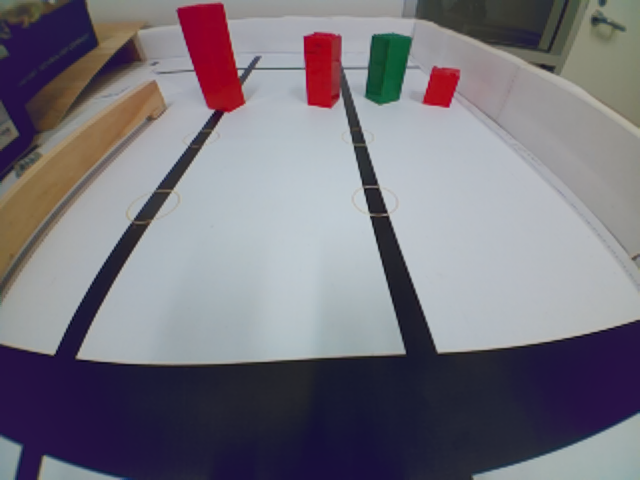
#> input picture Temp_test_01/red_shape_v2/captures/red_20261114_190457_804376_raw.png, 640 x 480 px
$ python red_shape.py --image captures/red_20261114_190457_804376_raw.png
#> lines starting #> are read from the running program, lines starting #| are printed output that depends on the picture; after the words box and inside, x2 and y2 are one past the last pixel; in counts of white or black regions, pixels touching at a corner belong together
### Temp_test_01/red_shape_v2/red_geometry.py
"""Red-only RGB segmentation and apparent pixel geometry. No camera settings."""
from dataclasses import dataclass
import cv2
import numpy as np

@dataclass
class Settings:
    # Same red HSV defaults as Recording_N02.py, including the hue wraparound.
    hue_width: int = 10
    s_min: int = 100
    v_min: int = 70
    min_area: int = 150
    min_size: int = 12
    kernel: int = 3

def detect_red(rgb, settings):
    """Return cleaned mask and up to twenty largest independent red regions.

    Do not swap RGB channels, resize the frame, or merge distant components.
    minAreaRect compensates for modest image-plane roll, NOT 3-D perspective.
    """
    hsv = cv2.cvtColor(rgb, cv2.COLOR_RGB2HSV)
    low = cv2.inRange(hsv, (0, settings.s_min, settings.v_min),
                      (settings.hue_width, 255, 255))
    high = cv2.inRange(hsv, (180 - settings.hue_width, settings.s_min,
                           settings.v_min), (179, 255, 255))
    mask = cv2.bitwise_or(low, high)
    if settings.kernel:
        kernel = np.ones((settings.kernel, settings.kernel), np.uint8)
        # Bridge tiny highlight holes, then remove isolated noise. Small kernel
        # preserves sharp corners better than heavy blur/large morphology.
        mask = cv2.morphologyEx(mask, cv2.MORPH_CLOSE, kernel)
        mask = cv2.morphologyEx(mask, cv2.MORPH_OPEN, kernel)

    contours = cv2.findContours(mask, cv2.RETR_EXTERNAL,
                                cv2.CHAIN_APPROX_SIMPLE)[-2]
    frame_h, frame_w = mask.shape
    detections = []
    for contour in sorted(contours, key=cv2.contourArea, reverse=True):
        area = float(cv2.contourArea(contour))
        x, y, w, h = cv2.boundingRect(contour)
        if area < settings.min_area or min(w, h) < settings.min_size:
            continue
        rect = cv2.minAreaRect(contour)
        box = cv2.boxPoints(rect)
        edges = np.roll(box, -1, axis=0) - box
        lengths = np.linalg.norm(edges, axis=1)
        if min(lengths) < 1:
            continue
        # Preserve screen-horizontal width and screen-vertical height. Sorting
        # edges into long/short would lose W/H>1 for the short, wide model.
        horizontal = int(np.argmax(np.abs(edges[:, 0]) / lengths))
        width = float(lengths[horizontal])
        height = float(lengths[(horizontal + 1) % 4])
        polygon = cv2.approxPolyDP(contour, 0.02 * cv2.arcLength(contour, True), True)
        vertices = len(polygon)
        outline = "QUAD" if vertices == 4 and cv2.isContourConvex(polygon) else (
            "POLYGON-{}".format(vertices) if 3 <= vertices <= 6 else "IRREGULAR/ROUND")
        clipped = x <= 0 or y <= 0 or x + w >= frame_w or y + h >= frame_h
        metrics = {
            "id": len(detections) + 1,
            "bbox_xywh": [int(x), int(y), int(w), int(h)],
            "axis_width_px": int(w), "axis_height_px": int(h),
            "axis_w_over_h": float(w / h),
            "oriented_width_px": width, "oriented_height_px": height,
            "oriented_w_over_h": width / height,
            "oriented_h_over_w": height / width,
            "contour_area_px": area,
            "rectangle_fill": float(area / (width * height)),
            "polygon_vertices": vertices, "outline": outline,
            "touches_image_border": bool(clipped),
        }
        detections.append({"metrics": metrics, "contour": contour,
                           "box": box, "polygon": polygon})
        if len(detections) == 20:
            break
    return mask, detections

### Temp_test_01/red_shape_v2/red_shape.py
#!/usr/bin/env python3
"""Red-only shape preview; camera settings match the corrected photo program."""
import argparse
from dataclasses import asdict
from datetime import datetime
import json
import os
from pathlib import Path
import signal
import sys
import time

import cv2
import numpy as np
from red_geometry import Settings, detect_red
from camera_photo import configure_camera

WINDOW = "Red shapes | S save | Q exit"
MASK_WINDOW = "Red mask: white=selected / black=ignored"
OUTPUT = Path(__file__).resolve().parent / "captures"


def analyze(rgb, settings):
    mask, detections = detect_red(rgb, settings)
    detections.sort(key=lambda d: d['metrics']['bbox_xywh'][0])
    for index, detection in enumerate(detections, 1):
        detection['metrics']['id'] = index
    return mask, detections


def draw(rgb, detections):
    bgr = cv2.cvtColor(rgb, cv2.COLOR_RGB2BGR)
    h, w = bgr.shape[:2]
    footer_h = 66 + 23 * len(detections)
    view = np.full((h + footer_h, max(640, w), 3), 28, np.uint8)
    view[:h, :w] = bgr
    for detection in detections:
        m = detection['metrics']
        x, y, bw, bh = m['bbox_xywh']
        cv2.drawContours(view, [detection['contour']], -1, (255, 0, 255), 2)
        cv2.rectangle(view, (x, y), (x + bw - 1, y + bh - 1), (0, 255, 0), 1)
        cv2.polylines(view, [np.rint(detection['box']).astype(np.int32)], True, (0, 255, 255), 1)
        for point in detection['polygon'][:, 0]:
            cv2.circle(view, tuple(int(v) for v in point), 2, (255, 255, 0), -1)
        pos = (x, min(h - 5, y + 18))
        cv2.putText(view, 'RED #{}'.format(m['id']), pos, cv2.FONT_HERSHEY_SIMPLEX, .48, (0, 0, 0), 3)
        cv2.putText(view, 'RED #{}'.format(m['id']), pos, cv2.FONT_HERSHEY_SIMPLEX, .48, (255, 255, 255), 1)
        line = '#{} W={} H={} | W/H={:.3f} | rotated={:.3f} | corners={}{}'.format(
            m['id'], bw, bh, m['axis_w_over_h'], m['oriented_w_over_h'],
            m['polygon_vertices'], ' CLIPPED' if m['touches_image_border'] else '')
        cv2.putText(view, line, (8, h + 48 + 23 * (m['id'] - 1)), cv2.FONT_HERSHEY_SIMPLEX,
                    .46, (235, 235, 235), 1, cv2.LINE_AA)
    cv2.putText(view, 'Red regions: {} | pixel ratios, not physical height'.format(len(detections)),
                (8, h + 22), cv2.FONT_HERSHEY_SIMPLEX, .48, (255, 255, 255), 1)
    return view


def write_png(path, array):
    ok, encoded = cv2.imencode('.png', array)
    if not ok:
        raise OSError('PNG encoding failed')
    encoded.tofile(str(path))


def save(output, rgb, mask, detections, view, settings):
    output = Path(output).expanduser()
    output.mkdir(parents=True, exist_ok=True)
    prefix = output / datetime.now().strftime('red_%Y%m%d_%H%M%S_%f')
    write_png(Path(str(prefix) + '_raw.png'), cv2.cvtColor(rgb, cv2.COLOR_RGB2BGR))
    write_png(Path(str(prefix) + '_mask.png'), mask)
    write_png(Path(str(prefix) + '_result.png'), view)
    data = {'settings': asdict(settings), 'size_wh': [rgb.shape[1], rgb.shape[0]],
            'targets': [d['metrics'] for d in detections]}
    Path(str(prefix) + '.json').write_text(json.dumps(data, indent=2), encoding='utf-8')
    print('Saved: {}_*'.format(prefix))


class Preview:
    def __init__(self, args, settings):
        self.args, self.settings = args, settings
        self.last_print = 0
        self.started = time.monotonic()
        if not args.no_window:
            cv2.namedWindow(WINDOW, cv2.WINDOW_AUTOSIZE)
            cv2.namedWindow(MASK_WINDOW, cv2.WINDOW_AUTOSIZE)

    def run(self, rgb):
        if rgb is None:
            if time.monotonic() - self.started > 10:
                raise RuntimeError('No camera image after 10 seconds')
            return
        mask, detections = analyze(rgb, self.settings)
        if time.monotonic() - self.last_print >= .5:
            print('Red targets: {} | '.format(len(detections)) + ' | '.join(
                '#{} W/H={:.3f} rotated={:.3f}'.format(d['metrics']['id'],
                    d['metrics']['axis_w_over_h'], d['metrics']['oriented_w_over_h']) for d in detections))
            self.last_print = time.monotonic()
        if not self.args.no_window:
            view = draw(rgb, detections)
            cv2.imshow(WINDOW, view)
            cv2.imshow(MASK_WINDOW, mask)
            key = cv2.waitKey(1) & 255
            if key in (ord('s'), ord('S')):
                save(self.args.output_dir, rgb, mask, detections, view, self.settings)
            if key in (ord('q'), ord('Q'), 27) or cv2.getWindowProperty(WINDOW, cv2.WND_PROP_VISIBLE) < 1:
                raise KeyboardInterrupt

    def shutdown(self):
        if not self.args.no_window:
            cv2.destroyAllWindows()


def main():
    parser = argparse.ArgumentParser(description=__doc__)
    parser.add_argument('--image', type=Path, help='Analyze a photo without opening the camera')
    parser.add_argument('--no-window', action='store_true')
    parser.add_argument('--output-dir', type=Path, default=OUTPUT)
    parser.add_argument('--s-min', type=int, default=100)
    parser.add_argument('--v-min', type=int, default=70)
    parser.add_argument('--hue-width', type=int, default=10)
    parser.add_argument('--min-area', type=int, default=150)
    args = parser.parse_args()
    if not 0 <= args.s_min <= 255 or not 0 <= args.v_min <= 255 or not 1 <= args.hue_width <= 30 or args.min_area < 1:
        parser.error('S/V must be 0..255, hue-width 1..30, min-area > 0')
    settings = Settings(hue_width=args.hue_width, s_min=args.s_min, v_min=args.v_min, min_area=args.min_area)
    if sys.platform.startswith('linux') and not os.environ.get('DISPLAY'):
        args.no_window = True
    if args.image:
        bgr = cv2.imdecode(np.fromfile(str(args.image.expanduser()), np.uint8), cv2.IMREAD_COLOR)
#> bgr is the input picture: shape (480, 640, 3); mean B, G, R 125.6, 116.6, 119.6
        if bgr is None:
            raise OSError('Could not read photo')
        rgb = cv2.cvtColor(bgr, cv2.COLOR_BGR2RGB)
        mask, detections = analyze(rgb, settings)
#> in detect_red, `hsv = cv2.cvtColor(rgb, cv2.COLOR_RGB2HSV)`: hsv: shape (480, 640, 3); mean H, S, V 98.8, 62.5, 132.7
#> in detect_red, `low = cv2.inRange(hsv, (0, settings.s_min, settings.v_min), (settings...`:
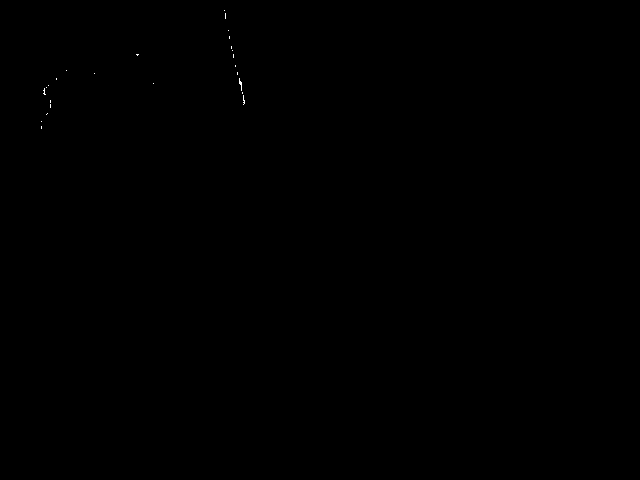
#> low: shape (480, 640); 0.03% white in thin lines or dots, all inside (x1, y1, x2, y2) = (41, 10, 245, 129)
#> in detect_red, `high = cv2.inRange(hsv, (180 - settings.hue_width, settings.s_min, set..`:
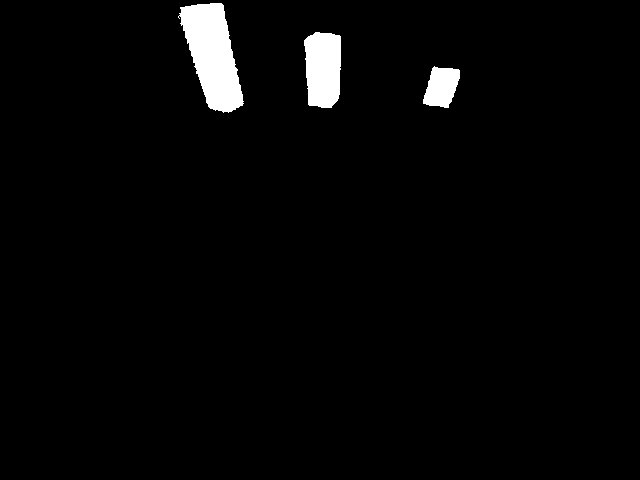
#> high: shape (480, 640); 2.6% white; 3 white regions, box (x1, y1, x2, y2) and area: (178, 3, 244, 113) 4371, (304, 32, 341, 108) 2450, (423, 66, 460, 108) 1105
#> in detect_red, `mask = cv2.bitwise_or(low, high)`: mask: shape (480, 640); 2.6% white; 16 white regions (13 under 20 px), largest, box (x1, y1, x2, y2) and area: (178, 3, 245, 113) 4428, (304, 32, 341, 108) 2450, (423, 66, 460, 108) 1105
#> in detect_red, `mask = cv2.morphologyEx(mask, cv2.MORPH_CLOSE, kernel)`: mask: shape (480, 640); 2.6% white; 15 white regions (12 under 20 px), largest, box (x1, y1, x2, y2) and area: (178, 3, 245, 113) 4439, (304, 32, 341, 108) 2453, (423, 66, 460, 108) 1105
#> in detect_red, `mask = cv2.morphologyEx(mask, cv2.MORPH_OPEN, kernel)`: mask: shape (480, 640); 2.6% white; 3 white regions
#> in detect_red, `contours = cv2.findContours(mask, cv2.RETR_EXTERNAL, cv2.CHAIN_APPROX_..`: contours = 3 contours; box (x1, y1, x2, y2) and area: (179, 3, 245, 112) 4288, (304, 32, 341, 108) 2353, (423, 67, 460, 108) 1041
#> the loop in detect_red, `for contour in sorted(contours, key=cv2.contourArea, reverse=True):` made 3 passes
#> (area, x, y, w, h, rect, lengths, horizontal) on passes 1, 3: (4288.5, 179, 3, 66, 109, ((211.8, 57.63), (45.94, 112.7), -13.06), [112.7, 45.94, 112.7, 45.94], 1), (1041, 423, 67, 37, 41, ((441.5, 86.43), (42.58, 28.98), -74.05), [28.98, 42.58, 28.98, 42.58], 0)
#> (area, x, y, w, h, rect, box, edges) on pass 2: (2353, 304, 32, 37, 76, ((322, 69.5), (75, 36), -90), [[340, 107], [304, 107], [304, 32], [340, 32]], [[-36, 0], [0, -75], [36, 0], [0, 75]])
#> after the loop in detect_red, `for contour in sorted(contours, key=cv2.contourArea, reverse=True):`: detections = 3 items
#> the loop in analyze, `for index, detection in enumerate(detections, 1):` made 3 passes
#> detections = 3 items
        view = draw(rgb, detections)
#> in draw, `footer_h = 66 + 23 * len(detections)`: footer_h = 135
#> in draw, `view = np.full((h + footer_h, max(640, w), 3), 28, np.uint8)`: view: shape (615, 640, 3); every value is 28
#> in draw, `view[:h, :w] = bgr`:
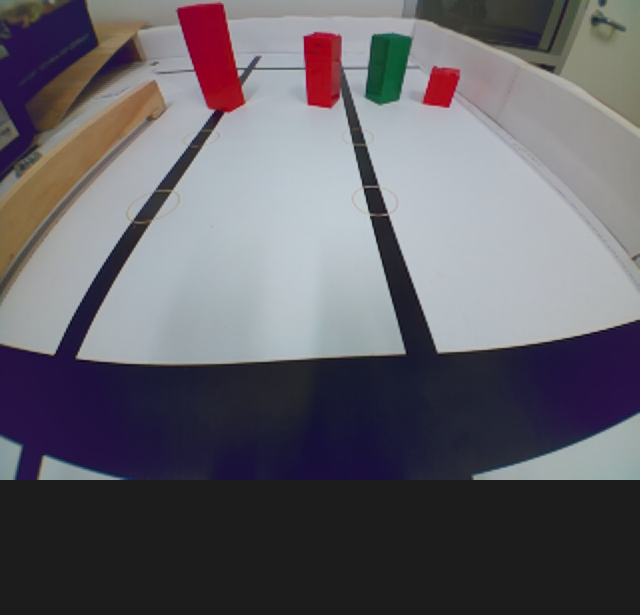
#> view: shape (615, 640, 3); mean of channels 0, 1, 2 104.2, 97.1, 99.5; drawn as B, G, R
#> the loop in draw, `for detection in detections:` made 3 passes
#> (x, y, bw, bh, pos) on passes 1 to 3: (179, 3, 66, 109, (179, 21)), (304, 32, 37, 76, (304, 50)), (423, 67, 37, 41, (423, 85))
#> after the loop in draw, `for detection in detections:`:
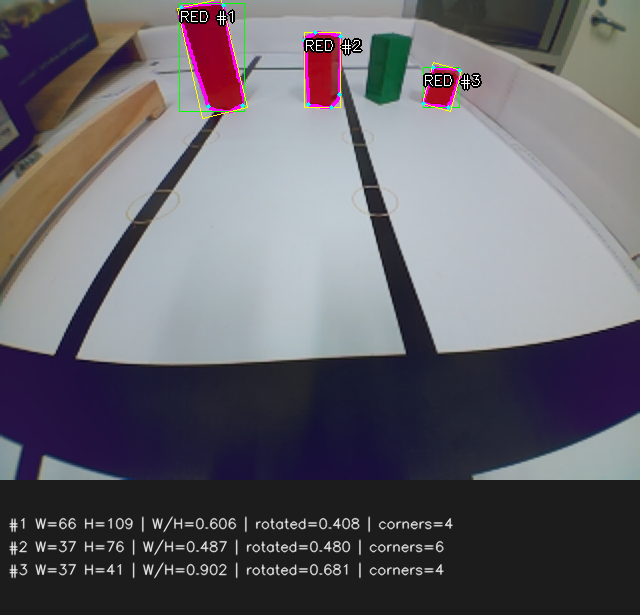
#> view: shape (615, 640, 3); 3.22% of pixels changed, all inside (x1, y1, x2, y2) = (9, 0, 482, 579); drawn as B, G, R
#> in draw, `cv2.putText(view, 'Red regions: {} | pixel ratios, not physical height..`:
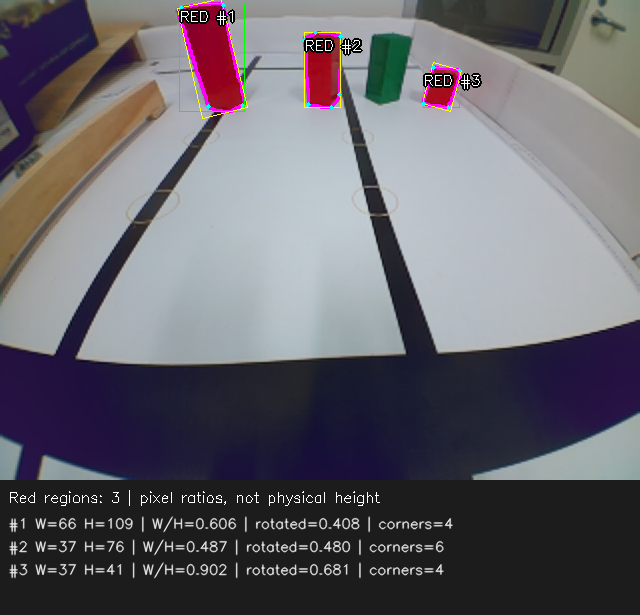
#> view: shape (615, 640, 3); 0.19% of pixels changed, all inside (x1, y1, x2, y2) = (10, 490, 380, 506); drawn as B, G, R
        save(args.output_dir, rgb, mask, detections, view, settings)
        print(json.dumps([d['metrics'] for d in detections], indent=2))
#> (printed output is left out)
        if not args.no_window:
            try:
                cv2.imshow(WINDOW, view)
                cv2.imshow(MASK_WINDOW, mask)
                cv2.waitKey(0)
            finally:
                cv2.destroyAllWindows()
        return

    import donkeycar as dk
    from donkeycar.parts.camera import PiCamera
    car = dk.vehicle.Vehicle()
    cam = PiCamera(image_w=640, image_h=480, image_d=3)
    try:
        time.sleep(2)
        print(configure_camera(cam))  # Same corrected settings; no optional overrides.
        preview = Preview(args, settings)
    except BaseException:
        cam.shutdown()
        raise
    car.add(cam, outputs=['cam/image_array'], threaded=True)
    car.add(preview, inputs=['cam/image_array'], outputs=[])
    car.start(rate_hz=20)


if __name__ == '__main__':
    def stop(_signum, _frame):
        raise KeyboardInterrupt
    signal.signal(signal.SIGTERM, stop)
    try:
        main()
    except KeyboardInterrupt:
        pass
    except (OSError, RuntimeError, ImportError, cv2.error) as exc:
        print('ERROR: {}'.format(exc), file=sys.stderr)
        sys.exit(1)

$ run again, on Temp_test_01/pillar_area_model/low_contact_sheet.jpg
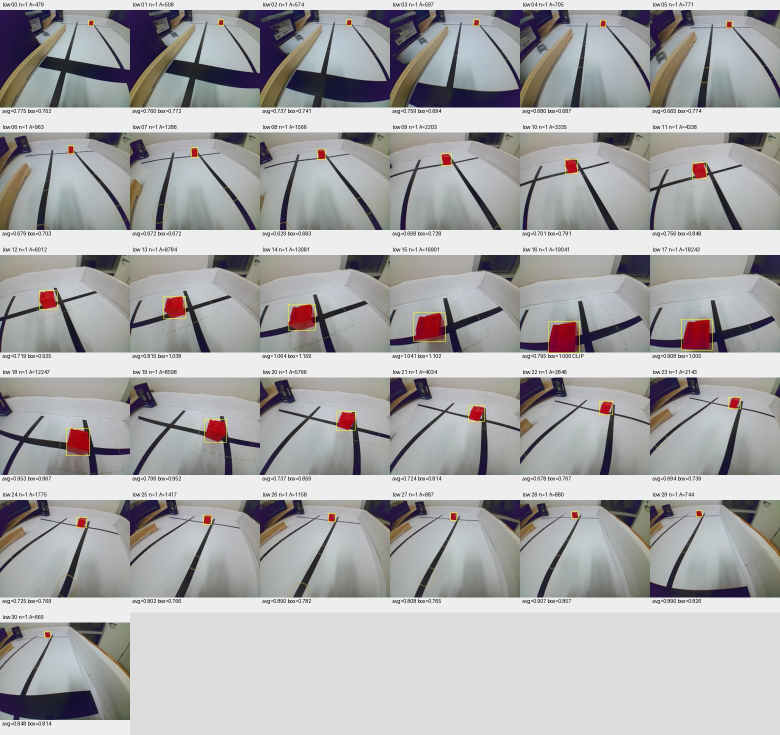
#> input picture Temp_test_01/pillar_area_model/low_contact_sheet.jpg, 1560 x 1470 px (shown at 1/2 size)
#> in main, bgr is the input picture: shape (1470, 1560, 3); mean B, G, R 169.4, 168.6, 169.3
#> hsv: shape (1470, 1560, 3); mean H, S, V 57.4, 23.1, 174.1
#> in detect_red, `low = cv2.inRange(hsv, (0, settings.s_min, settings.v_min), (settings...`:
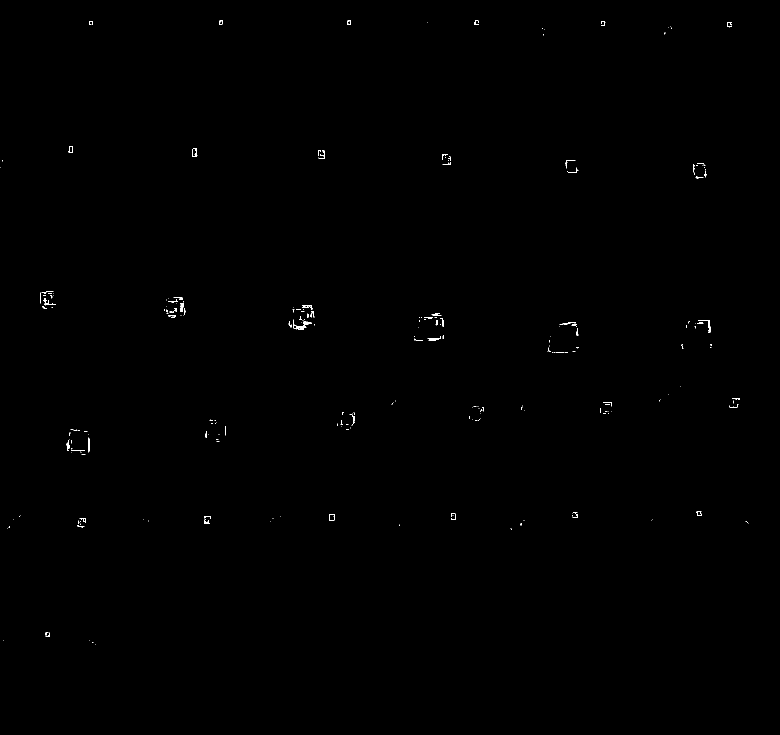
#> low: shape (1470, 1560) (shown at 1/2 size); 0.16% white in thin lines or dots, all inside (x1, y1, x2, y2) = (0, 40, 1497, 1289)
#> high: shape (1470, 1560); 0.81% white; 44 white regions (12 under 20 px), largest, box (x1, y1, x2, y2) and area: (1364, 641, 1423, 699) 2650, (1098, 645, 1157, 704) 2434, (828, 627, 888, 681) 2253
#> contours = 32 contours; largest, box (x1, y1, x2, y2) and area: (1363, 640, 1423, 699) 2820, (828, 626, 888, 681) 2512, (1098, 644, 1157, 705) 2467, (578, 610, 630, 660) 2008, (133, 858, 179, 910) 1881
#> the loop in detect_red, `for contour in sorted(contours, key=cv2.contourArea, reverse=True):` made 32 passes
#> (area, x, y, w, h) on passes 19 to 26: (147.5, 384, 296, 10, 18), (140, 658, 1028, 12, 14), (114.5, 902, 1026, 10, 14), (109.5, 1144, 1024, 12, 12), (92, 137, 292, 9, 14), (80, 1454, 44, 10, 10), (76, 1393, 1022, 11, 10), (74, 90, 1264, 10, 10)
#> after the loop in detect_red, `for contour in sorted(contours, key=cv2.contourArea, reverse=True):`: detections = 18 items
#> the loop in analyze, `for index, detection in enumerate(detections, 1):` made 18 passes
#> footer_h = 480
#> the loop in draw, `for detection in detections:` made 18 passes
#> (x, y, bw, bh, pos) on passes 1 to 8: (80, 582, 33, 36, (80, 600)), (133, 858, 46, 52, (133, 876)), (155, 1036, 17, 19, (155, 1054)), (328, 594, 43, 42, (328, 612)), (408, 1032, 14, 16, (408, 1050)), (410, 840, 42, 44, (410, 858)), (578, 610, 52, 50, (578, 628)), (636, 300, 14, 18, (636, 318))
#> after the loop in draw, `for detection in detections:`:
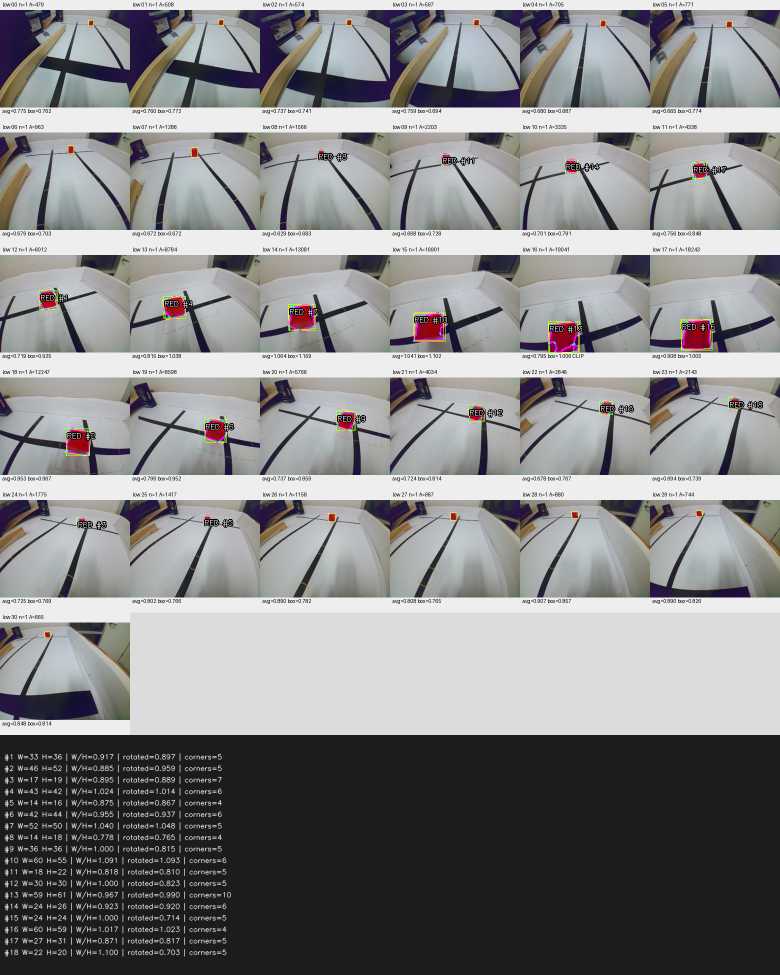
#> view: shape (1950, 1560, 3) (shown at 1/2 size); mean of channels 0, 1, 2 136.1, 135.4, 135.6; drawn as B, G, R
#> (printed output is left out)
